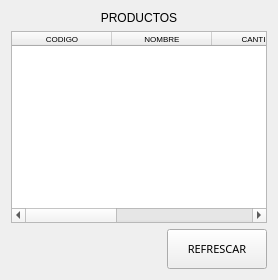
                  <widget class="QWidget" name="page_ver">
                   <layout class="QVBoxLayout" name="verticalLayout">
                    <item>
                     <widget class="QLabel" name="label">
                      <property name="text">
                       <string>PRODUCTOS</string>
                      </property>
                      <property name="alignment">
                       <set>Qt::AlignCenter</set>
                      </property>
                     </widget>
                    </item>
                    <item>
                     <widget class="QTableWidget" name="tableWidget_produc_pgVer">
                      <column>
                       <property name="text">
                        <string>CODIGO</string>
                       </property>
                       <property name="font">
                        <font>
                         <pointsize>6</pointsize>
                        </font>
                       </property>
                      </column>
                      <column>
                       <property name="text">
                        <string>NOMBRE</string>
                       </property>
                       <property name="font">
                        <font>
                         <pointsize>6</pointsize>
                        </font>
                       </property>
                      </column>
                      <column>
                       <property name="text">
                        <string>CANTIDAD</string>
                       </property>
                       <property name="font">
                        <font>
                         <pointsize>6</pointsize>
                        </font>
                       </property>
                      </column>
                      <column>
                       <property name="text">
                        <string>PRECIO DE COMPRA</string>
                       </property>
                       <property name="font">
                        <font>
                         <pointsize>6</pointsize>
                        </font>
                       </property>
                      </column>
                      <column>
                       <property name="text">
                        <string>PRECIO DE VENTA</string>
                       </property>
                       <property name="font">
                        <font>
                         <pointsize>6</pointsize>
                        </font>
                       </property>
                      </column>
                     </widget>
                    </item>
                    <item>
                     <layout class="QHBoxLayout" name="horizontalLayout_6">
                      <item>
                       <spacer name="horizontalSpacer_2">
                        <property name="orientation">
                         <enum>Qt::Horizontal</enum>
                        </property>
                        <property name="sizeHint" stdset="0">
                         <size>
                          <width>40</width>
                          <height>20</height>
                         </size>
                        </property>
                       </spacer>
                      </item>
                      <item>
                       <widget class="QPushButton" name="bt_refrescar_pgVer">
                        <property name="minimumSize">
                         <size>
                          <width>100</width>
                          <height>40</height>
                         </size>
                        </property>
                        <property name="font">
                         <font>
                          <family>Arial Black</family>
                          <pointsize>8</pointsize>
                          <weight>9</weight>
                          <italic>false</italic>
                          <bold>false</bold>
                         </font>
                        </property>
                        <property name="text">
                         <string>REFRESCAR</string>
                        </property>
                       </widget>
                      </item>
                     </layout>
                    </item>
                   </layout>
                  </widget>
